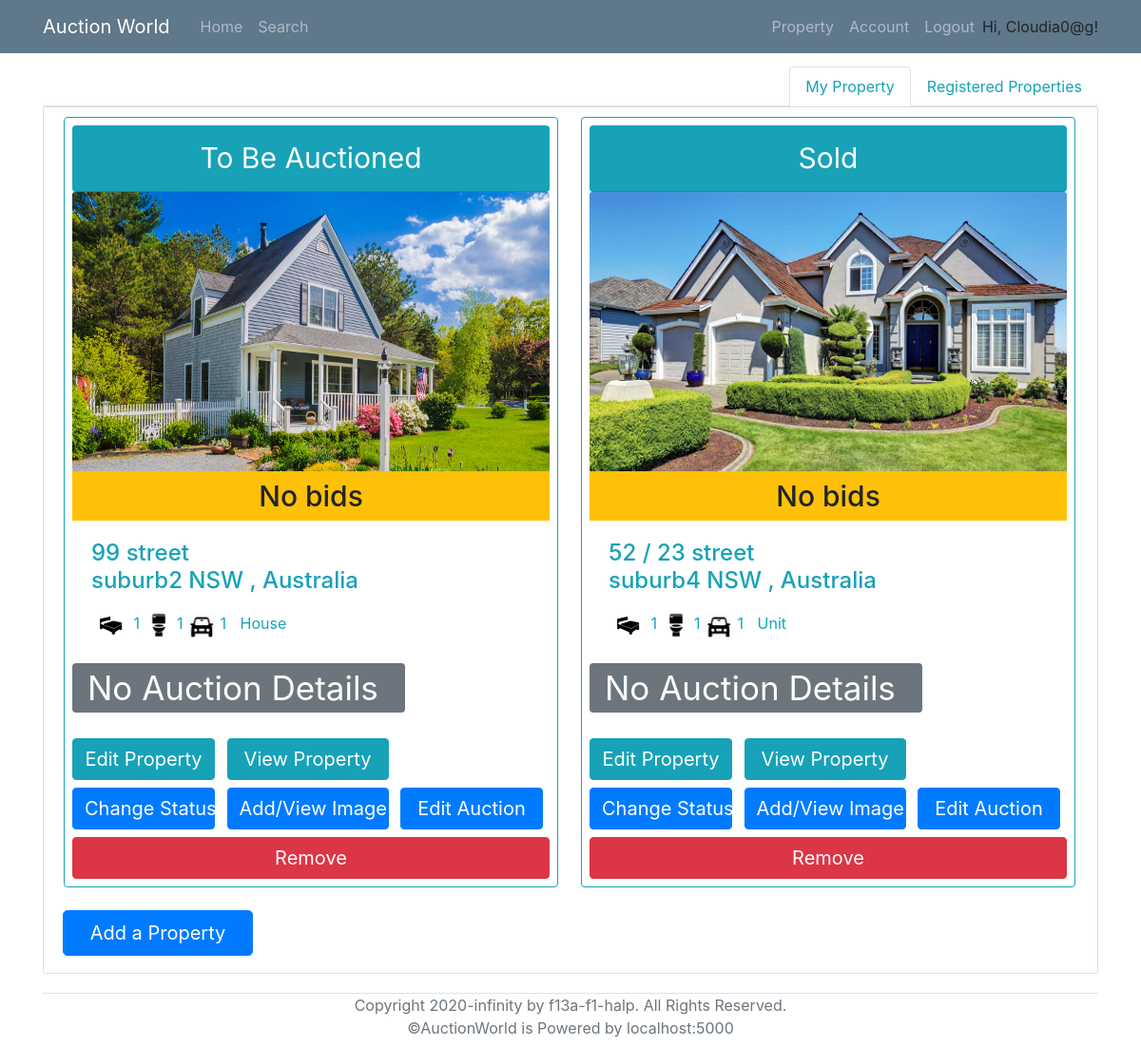
Before: /property (signed in) with the older database file.
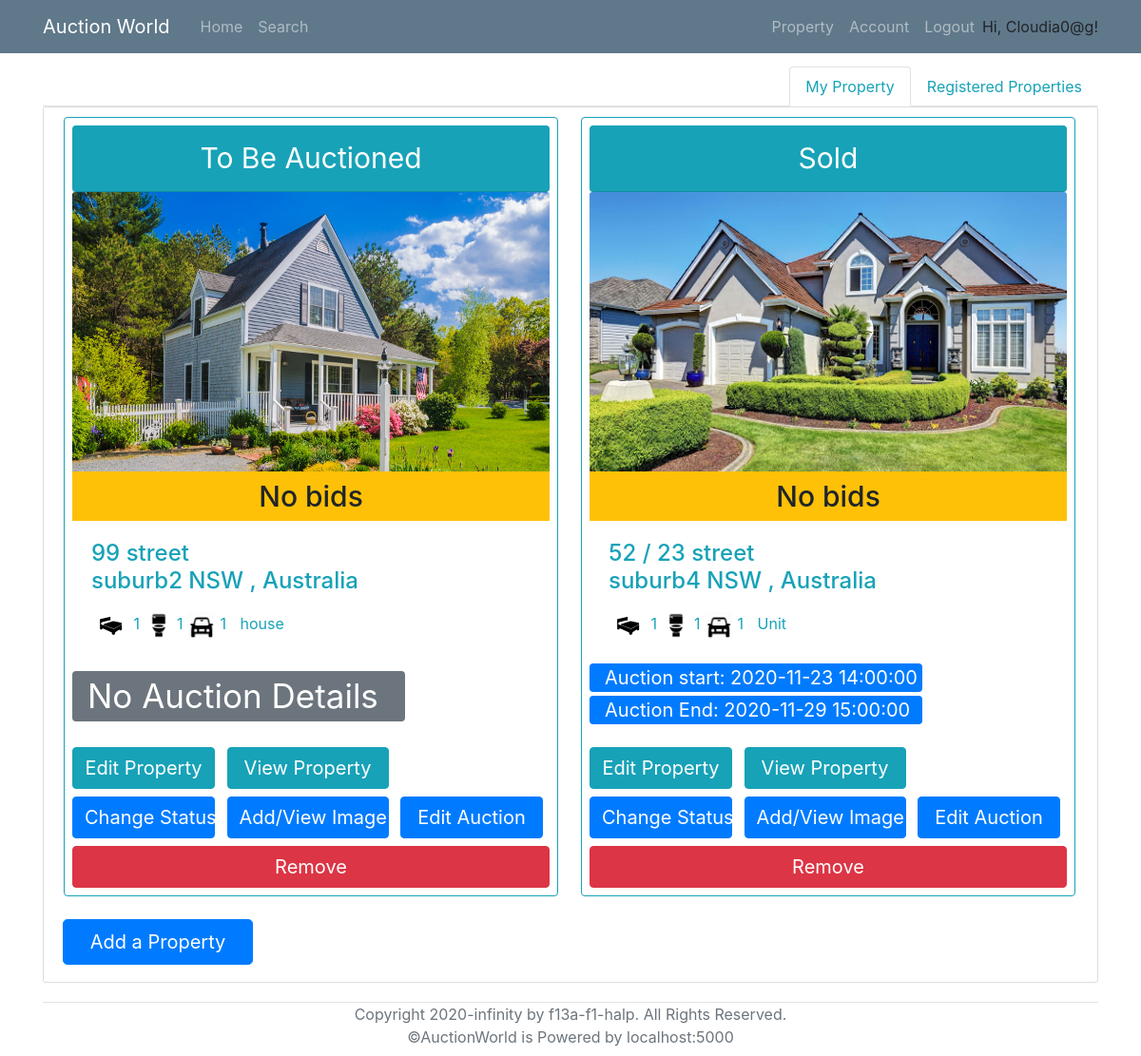
After: the same page with the newer database file.
### models.py (models this page shows, shortened)
class Property(db.Model):
    __tablename__ = 'Property'
    id = db.Column(db.Integer, primary_key = True)
    property_type = db.Column(db.String)
    add_unit = db.Column(db.String(100))
    add_num = db.Column(db.String(100))
    add_name = db.Column(db.String(100))
    add_suburb = db.Column(db.String(100))
    add_state = db.Column(db.String(3))
    add_pc = db.Column(db.String(4))
    num_bedrooms = db.Column(db.Integer)
    num_parking = db.Column(db.Integer)
    num_bathrooms = db.Column(db.Integer)
    parking_features = db.Column(db.String)
    building_size = db.Column(db.Integer)
    land_size = db.Column(db.Integer)
    inspection_date = db.Column(db.DateTime)
    description = db.Column(db.String(2000))
    year_built = db.Column(db.Integer)
    status = db.Column(db.String)
    seller = db.Column(db.Integer, db.ForeignKey('User.id'))
    auctionId = db.relationship('AuctionDetails', backref='Property', uselist=False)
    photo_collection = db.relationship('Photos', backref='Property', lazy='dynamic')
    registeredBidders = db.relationship('User',secondary=lambda: RegisteredAssociation.__table__, backref="RegisteredProperties")

class Photos(db.Model):
    __tablename__ = 'Photos'
    id = db.Column(db.Integer, primary_key = True)
    photo = db.Column(db.String)
    property_id = db.Column(db.Integer, db.ForeignKey('Property.id'))

class AuctionDetails(db.Model):
    __tablename__ = 'AuctionDetails'
    id = db.Column(db.Integer, primary_key=True)
    AuctionStart = db.Column(db.DateTime, nullable=False)
    AuctionEnd = db.Column(db.DateTime, nullable=False)
    ReservePrice = db.Column(db.Float, nullable=False)
    MinBiddingGap = db.Column(db.Float, nullable=False)
    PropertyID = db.Column(db.String, db.ForeignKey('Property.id'), unique=True, nullable=False)
    SellerID = db.Column(db.Integer, db.ForeignKey('User.id'), nullable=False)

### routes.py (the view)
@app.route("/property")
def property_list():
    my_properties = db.session.query(Property,AuctionDetails,func.max(Bid.Amount).label('highestBid'))\
                        .filter(Property.seller==current_user.id)\
                        .outerjoin(AuctionDetails, AuctionDetails.PropertyID==Property.id)\
                        .outerjoin(Bid, Bid.AuctionID == AuctionDetails.id)\
                        .group_by(Property.id)
    if my_properties.count() == 0:
        my_properties=None
    propertiesID_registered=RegisteredAssociation.query.filter_by(RegisteredBidderID=current_user.id).all()
    registeredID_list = [ i.PropertyID for i in propertiesID_registered ]
    if len(registeredID_list) == 0:
        registered_properties =None
    else:
        registered_properties = db.session.query(Property,AuctionDetails,func.max(Bid.Amount).label('highestBid'))\
                                .filter(Property.id.in_(registeredID_list))\
                                .outerjoin(AuctionDetails, AuctionDetails.PropertyID==Property.id)\
                                .outerjoin(Bid, Bid.AuctionID == AuctionDetails.id)\
                                .group_by(Property.id)
    time_shift_1hr = datetime.now() + timedelta(hours=1)
    return render_template('property.html', properties = my_properties,registered_properties=registered_properties, now_date = time_shift_1hr)

### models.py (called while the page is built)
@login_manager.user_loader
def load_user(id):
    return User.query.get(id)

### templates/property.html (shortened to what the changed rows need)
{% extends "base.html" %}
{% block content %}
<div class="tab-content" id="nav-tabContent">
    <div class="tab-pane fade show active" id="nav-home" role="tabpanel" aria-labelledby="nav-home-tab">
        <div class="content-section">
            {% if not properties %}
                <h1>No properties found. Add one now!</h1>
            {% else %}
            <div class="row col-xl-15">
                {% for (p,a,b) in properties %}
                    <div class="card border-info p-2 col-md-3.8 ml-3 mr-2 mb-3" style="width: 520px;">
                        <div class="card-header rounded text-center bg-info text-white" style="font-size: 30px;">
                            {% if p.status == "auction" %}
                                To Be Auctioned
                            {% elif p.status == "sold" %}
                                Sold
                            {% else %}
                                Error
                            {% endif %}
                        </div>
                        {% if not p.photo_collection.all() %}
                            <img class="card-img-top" src="/static/propertyImage/4.jpg" alt="Card image cap" style="width:502px; height: 300px;" >
                        {% else %}
                            <img class="card-img-top" src="/static/propertyImage/{{p.photo_collection.first().photo}}" alt="Card image cap" style="width:502px; height: 300px;" >
                        {% endif %}
                        <h6 class="card-subtitle pt-2 pb-2 text-center bg-warning" style="font-size: 30px;" >
                            {% if b:%}
                                highestBid: {{b}} $
                            {% else %}
                                No bids
                            {% endif%}
                        </h6>
                        <div class="card-body text-info">
                            <h4 class="card-title">
                                {% if p.add_unit %}
                                    {{p.add_unit}} /
                                {% endif %}
                                {{p.add_num}} {{p.add_name}}<br>{{p.add_suburb}} {{p.add_state}} {{p.pc}}, Australia
                            </h4>
                            <p class="card-text">
                                <span><img src="/static/propertyImage/bedicon.png" alt="Card image cap" style="width:40px; height: 40px;"> {{p.num_bedrooms}}</span>
                                <span><img src="/static/propertyImage/restroom.png" alt="Card image cap" style="width:30px; height: 30px;"> {{p.num_bedrooms}}</span>
                                <span><img src="/static/propertyImage/car.png" alt="Card image cap" style="width:30px; height: 30px;"> {{p.num_parking}}</span>
                                <span style="margin-top: 7px; margin-left: 10px;">{{p.property_type}}</span>
                            </p>
                        </div>
                    {% if a.AuctionStart and a.AuctionEnd %}
                    <div class="mb-2" style="font-size: 20px; width: 350px;">
                        <p class="bg-primary text-white rounded pl-3  mb-1"> Auction start: {{a.AuctionStart}} </p>
                        <p class="bg-primary text-white rounded pl-3 "> Auction End:   {{a.AuctionEnd}} </p>
                    </div>
                    {% else%}
                        <div style="height: 79.2px;width: 350px;">
                            <p class="bg-secondary text-white rounded pl-3  mb-1" style="font-size: 35px;">No Auction Details</p>
                        </div>
                    {% endif %}
                    <div>
                        <span>
                            {% if now_date > p.inspection_date %}
                                <a href="{{ url_for('edit_property', p_id = p.id) }}"><button class='btn btn-info text-white mr-2 ' style="width: 150px; font-size: 20px;" type='submit' disabled>Edit Property</button></a>
                            {% else %}
                                <a href="{{ url_for('edit_property', p_id = p.id) }}"><button class='btn btn-info text-white mr-2 ' style="width: 150px; font-size: 20px;" type='submit'>Edit Property</button></a>
                            {% endif %}
                        </span>
                        <span><a href="{{ url_for('viewProperty', property_id = p.id) }}"><button class='btn btn-info text-white mr-2 ' style="width: 170px; font-size: 20px;" type='submit'>View Property</button></a></span>
                    </div>
                    <div class="mt-2 mb-2">
                        <span><a href="{{ url_for('change_status', p_id = p.id) }}"><button class='btn btn-primary text-white mr-2 ' style="width: 150px; font-size: 20px;" type='submit'>Change Status</button></a></span>
                        <span><a href="{{ url_for('property_image', p_id = p.id) }}"><button class='btn btn-primary text-white mr-2' style="width: 170px; font-size: 20px;" type='submit'>Add/View Image</button></a></span>
                        <span><a href="{{ url_for('createAuction', PropertyID = p.id) }}"><button class='btn btn-primary text-white ' style="width: 150px; font-size: 20px;"  type='submit'>Edit Auction</button></a></span>
                    </div>
                    <a href="{{ url_for('remove_property', p_id = p.id) }}" onclick = "{if (confirm ( 'Are you sure?')) {this. document.formname.submit (); return true;} return false;} "><button class='btn btn-danger'  style="width: 100%; font-size: 20px;" type='submit'>Remove</button></a>
                </div>
                {% endfor %}
            </div>
            {% endif %}
        </div>
    </div>
</div>
{% endblock %}

Changed rows visible on the page:
changed Property "suburb2": property_type "House" → "house"
shown differently, row unchanged: Property "suburb4": AuctionStart (not shown) → "2020-11-23 14:00:00"; AuctionEnd (not shown) → "2020-11-29 15:00:00"; text "No Auction Details" → "Auction start: Auction End:"
